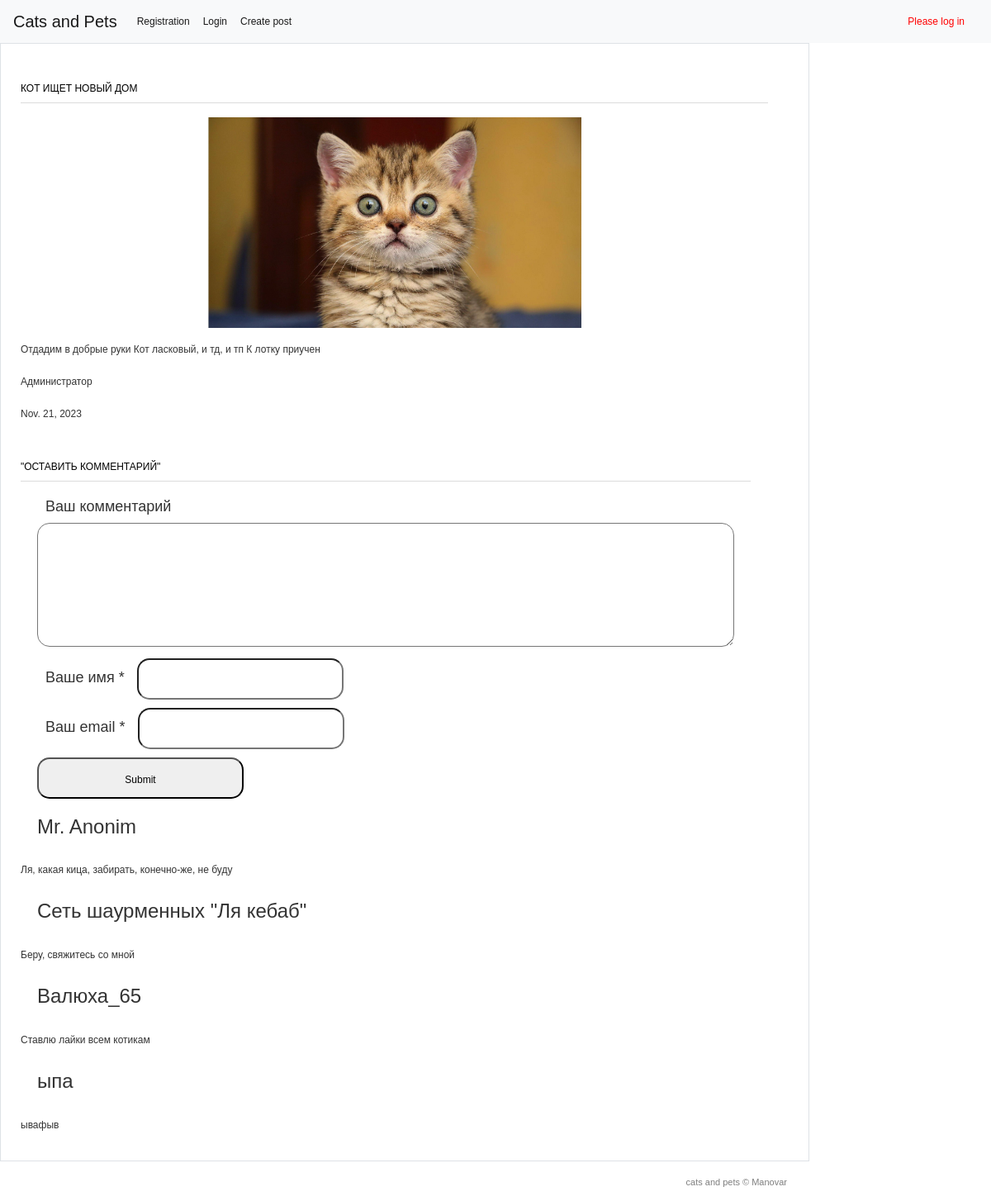
Screenshot of /3/ with the database file from the repository.
### pets/models.py (models this page shows, shortened)
class Post(models.Model):
    title = models.CharField(max_length=200)
    description = models.TextField()
    author = models.CharField(max_length=100)
    date = models.DateField()
    img = models.ImageField(upload_to='image/%Y')
    class Meta:
        verbose_name = 'Posts'
        verbose_name_plural = 'Posts'

class Comments(models.Model):
    email = models.EmailField()
    name = models.CharField(max_length=50)
    text_comments = models.TextField(max_length=2000)
    post = models.ForeignKey(Post, verbose_name='Post', on_delete=models.CASCADE)
    class Meta:
        verbose_name = 'Comments'
        verbose_name_plural = 'Comments'

### pets/views.py (the view)
# urls.py: path('<int:pk>/', views.PostDetail.as_view()),
class PostDetail(View):
    def get(self, request, pk):
        post = Post.objects.get(id=pk)
        return render(request, 'pets/pets_detail.html', {'post':post})

### templates/pets/pets_detail.html (shortened to what this page needs)
{% extends 'base.html' %}
{% block content %}
{% load static %}
<html >
<head>
	<link rel="stylesheet" href="{% static 'css/style.css' %}" type="text/css" media="all" />
</head>
<body>
<div class="shell">
	<div class="border">
		<div id="main">
			<div id="content" class="left">
				<div class="projects">
					<h3>{{post.title}}</h3>
                  <p align="center">
                    <img src="{{ post.img.url }}" width="50%"/>
                  </p>
					<div class="item">
						<div class="text left">
							<p>{{post.description}}</p>
							<p>{{post.author}}</p>
							<p>{{post.date}}</p>
						</div>
					</div>
				</div>
			</div>
			<div class="form-comment">
				<h3>"Оставить комментарий"</h3>
				<div>
					<form action="{% url 'add_comments' post.id %}" method="post">
						<div>
							<label>Ваш комментарий</label>
							<textarea name= "text_comments"></textarea>
						</div>
						<div>
							<label>Ваше имя *</label>
							<input type="text" name="name">
						</div>
						<div>
							<label>Ваш email *</label>
							<input type="email" name="email">
						</div>
						<div>
							<input type="submit">
						</div>
					</form>
				</div>
			</div>
			<div>
				{% for comment in post.comments_set.all %}
				<div class="view-comment">
					<h4>{{ comment.name}}</h4>
				</div>
				<p>
					{{ comment.text_comments}}
				</p>
				{% endfor %}
			</div>
		</div>
	</div>
	<div id="footer">
		<p class="copy right">cats and pets &copy;  Manovar </p>
	</div>
</div>
</body>
</html>
{% endblock %}

### static/css/style.css (style rules this page uses)
* { margin: 0; padding: 0; outline:0; }
body { font-size: 12px; line-height: 20px; font-family: Georgia, Arial, Helvetica, Sans-Serif; color: #333; background: url() repeat 0 0; }
input, textarea, select { font-family: Arial, Helvetica, sans-serif; font-size:12px; }
textarea { overflow:auto; }
.left, .alignleft { float: left; display: inline; }
.right, .alignright { float: right; display: inline; }
.shell { width: 980px; margin: 0 auto; }
.border { border: 1px solid #e8e8e8; background: #fff; position: relative; }
#main { width: 932px; padding: 37px 24px 17px 24px; }
#main h3 { font-size: 12px; line-height: 15px; color: #000; text-transform: uppercase; border-bottom: 1px solid #dbdbdb; padding: 0 0 9px 0; }
#content { width: 905px; }
.projects { padding: 10px 0 0 0; }
.projects h3 { margin: 0 0 17px 0; }
.projects .item { margin: 0 0 28px 0; }
.projects .text { width: 600px; }
.projects .text p { padding: 0 0 3px 0; }
#footer { font-family: Arial, sans-serif; font-size: 11px; line-height: 14px; color: #7f7f7f; padding: 18px 27px 20px 38px; }
.form-comment { font-size: 18px; }
.form-comment label { margin: 10px 10px; }
.form-comment input { border-radius: 15px; padding: 15px; height: 50px; width: 250px; }
.form-comment textarea { border-radius: 15px; padding: 15px; height: 150px; width: 100%; resize: vertical; }
.form-comment div { margin: 10px; }
.view-comment { margin: 10px; padding: 10px; font-size: 18px; border-radius: 15px; }

### rows the page displays
Post: title "КОТ ИЩЕТ НОВЫЙ ДОМ", img (picture), description "Отдадим в добрые руки Кот ласковый, и тд, и тп К лотку приучен", author "Администратор", date "Nov. 21, 2023"
Comments: name "Mr. Anonim", text_comments "Ля, какая кица, забирать, конечно-же, не буду"
Comments: name "Сеть шаурменных \"Ля кебаб\"", text_comments "Беру, свяжитесь со мной"
Comments: name "Валюха_65", text_comments "Ставлю лайки всем котикам"
Comments: name "ыпа", text_comments "ывафыв"
